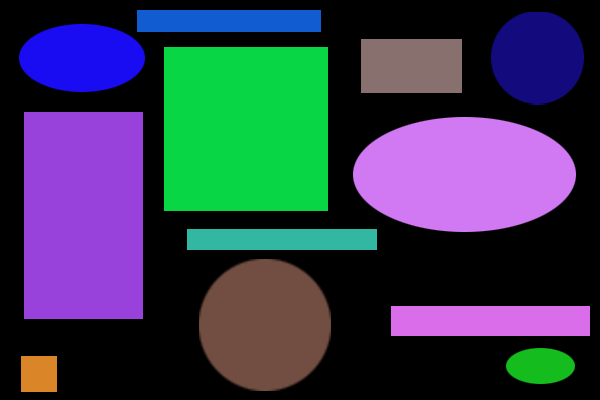
#> input picture shapes.png, 600 x 400 px
$ python '1.0 contuors.py'
#> lines starting #> are read from the running program, lines starting #| are printed output that depends on the picture; after the words box and inside, x2 and y2 are one past the last pixel; in counts of white or black regions, pixels touching at a corner belong together
import cv2

img = cv2.imread("shapes.png")
#> img is the input picture: shape (400, 600, 3); mean B, G, R 79.6, 58, 52.9
gray = cv2.cvtColor(img,cv2.COLOR_BGR2GRAY)
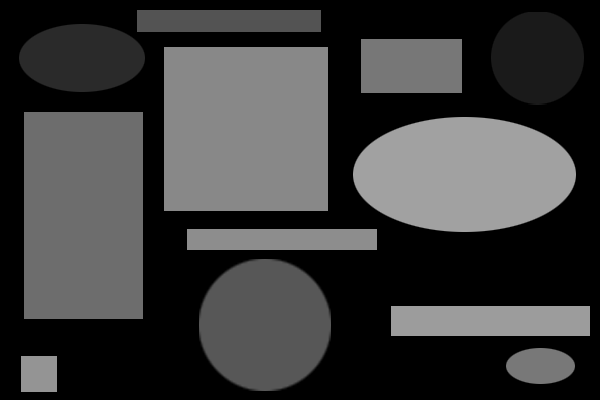
#> gray: shape (400, 600); min 0, max 161, mean 58.9
ret,thresh=cv2.threshold(gray,50,255,cv2.THRESH_BINARY)
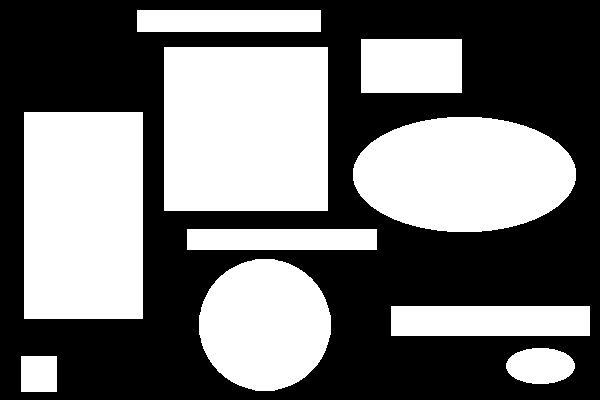
#> thresh: shape (400, 600); 45.1% white; 10 white regions

contours,hierachy=cv2.findContours(thresh,cv2.RETR_TREE,cv2.CHAIN_APPROX_SIMPLE)
#> contours = 10 contours; largest, box (x1, y1, x2, y2) and area: (164, 47, 328, 211) 26569, (24, 112, 143, 319) 24308, (353, 117, 576, 232) 20010, (199, 259, 331, 391) 13458, (391, 306, 590, 336) 5742

cnt=contours[0]
#> cnt = [[21, 356], [21, 391], [56, 391], [56, 356]]

print(cnt.shape)
#| (4, 1, 2)
print(cnt)
#| [[[ 21 356]]
#|  [[ 21 391]]
#|  [[ 56 391]]
#|  [[ 56 356]]]

#Identifyng boundry points
for val in cnt:
    (x,y)=val[0]
    cv2.circle(img,(x,y),5,(0,255,255),-1)
#> this loop made 4 passes
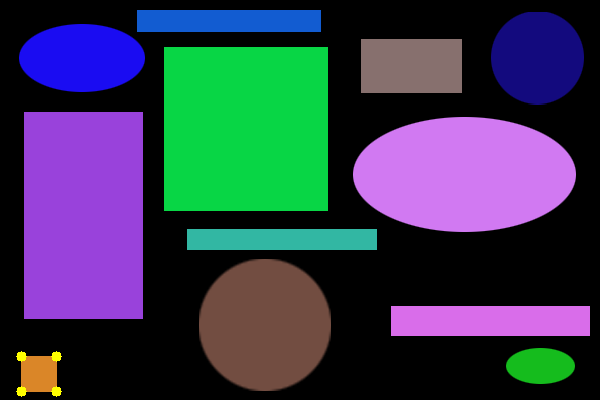
#> img: shape (400, 600, 3); 0.14% of pixels changed, all inside (x1, y1, x2, y2) = (16, 351, 62, 397)

cv2.drawContours(img,[cnt],0,(0,255,0),3)
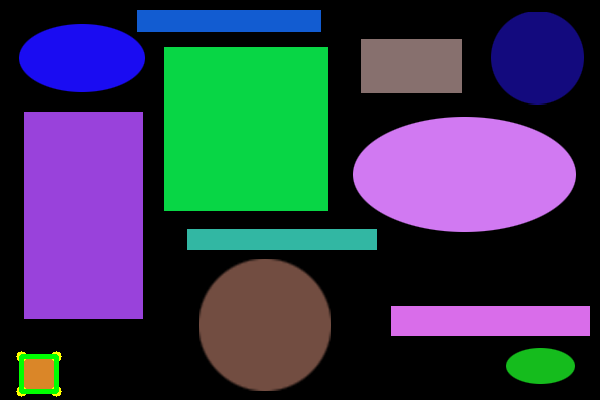
#> img: shape (400, 600, 3); 0.29% of pixels changed, all inside (x1, y1, x2, y2) = (19, 354, 59, 394)

cv2.imshow('IMG',img)
cv2.imshow('GRAY',gray)
cv2.imshow('THRESH',thresh)
